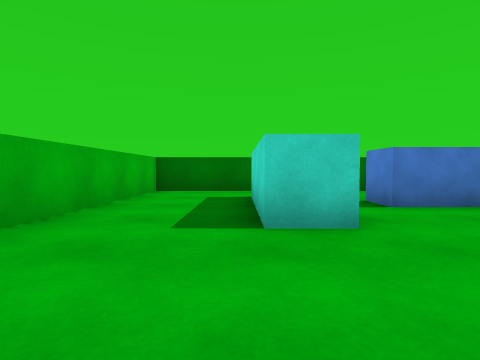
View 1 (above)

15 first-person views from a walk through a Unity game level. The camera is 0.62 m above the floor, tilts 2° down and sees 80° across. The floor is counted in squares, 1 m on a side. Each view is taken from the middle of a square. On the plan, view 1 faces up. The plan holds only what a view shows up to about 9 squares ahead; the rest is blank. The player character is not drawn.

View 2
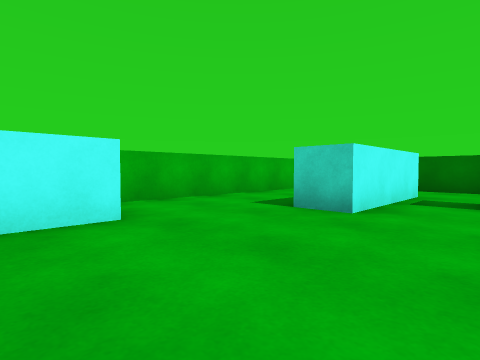

View 3
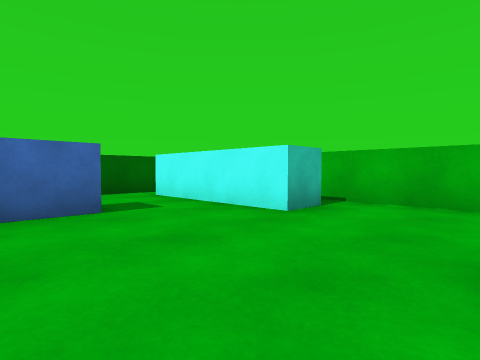

View 4
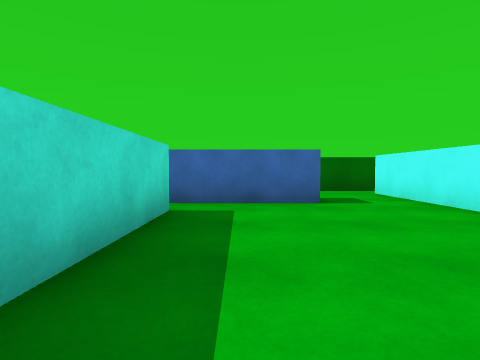

View 5
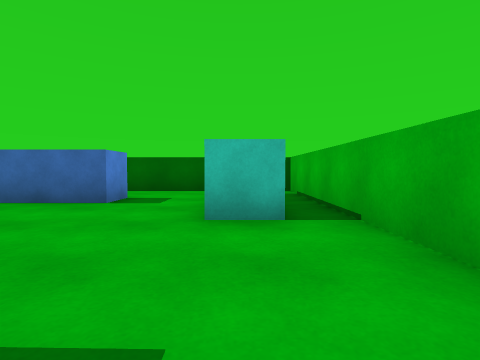

View 6
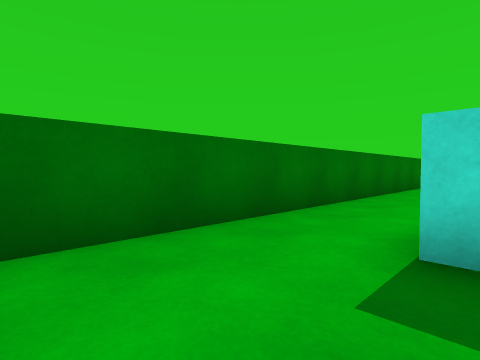

View 7
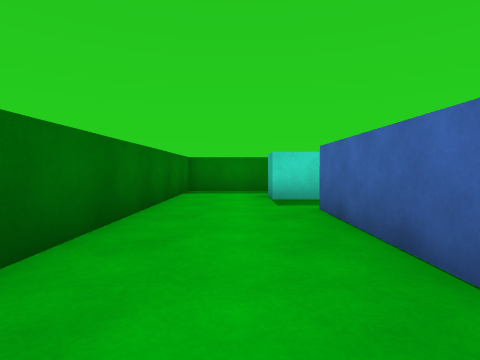

View 8
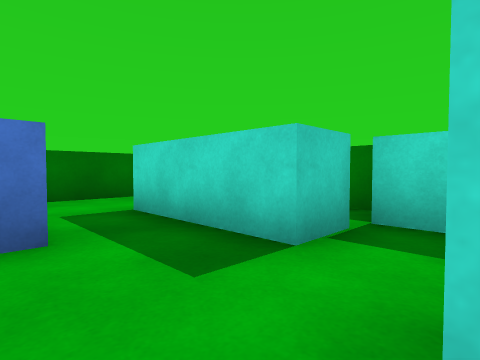

View 9
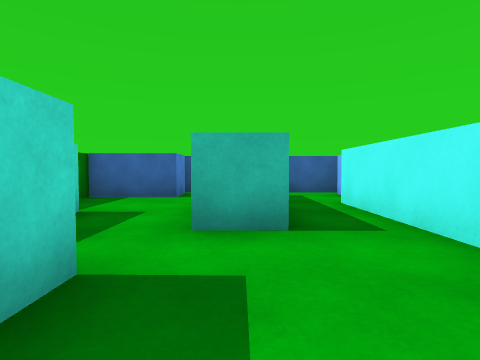

View 10
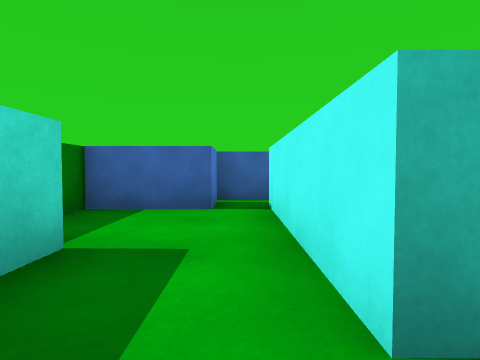

View 11
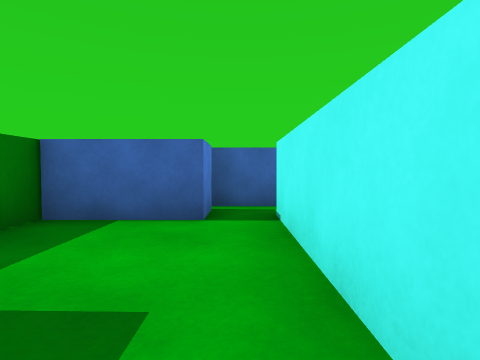

View 12
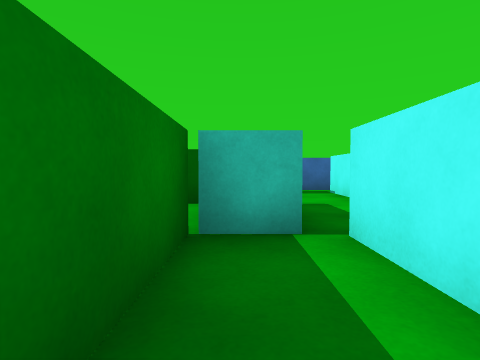

View 13
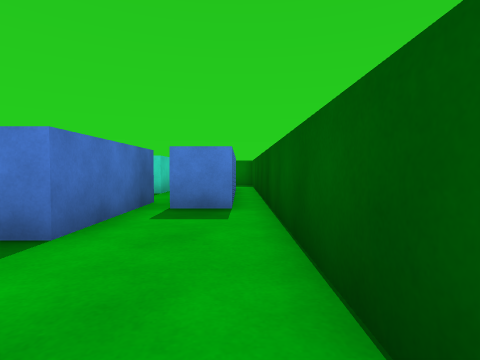

View 14
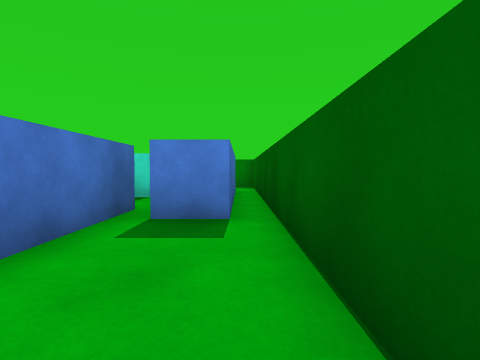

View 15
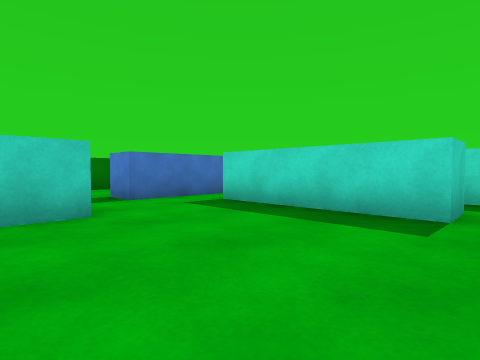

### Floor plan
Points are (right, up) in squares from view 1. A wall is a line through its corners. A room is listed if a view was taken in it or the views show most of it. See-through windows are left out.
Room 1 (views 1, 2, 3, 4, 5, 6, 15)
walls: (1.3, 4.4) (1.3, 3) (0.3, 3) (0.3, 6.6); (-1.6, 0.5) (-0.6, 0.5) (-0.6, -1.4); (3.5, 4.7) (2.5, 4.7); (1.5, -1.3) (3.4, -1.3); (4.1, -0.4) (4.1, 3.6); (0.5, 8.5) (-2.5, 8.5) (-2.5, -4.5) (-1.5, -4.5)
ways out: opening at (1, 7.5) to room 2; opening at (2, 5) to room 2; opening at (4.5, 4) to room 3; opening at (-1, -4) to room 5; opening at (0.5, -2) to room 5; opening at (4, -1) to room 6
Room 2 (view 7)
walls: (3.4, 5.7) (6.6, 5.7); (1.3, 6.6) (1.3, 4.4); (2.5, 4.7) (2.5, 5.8); (7.5, 8.5) (0.5, 8.5)
ways out: opening at (1, 7.5) to room 1; opening at (2, 5) to room 1; opening at (7, 5) to room 3; opening at (8.5, 7.5) to room 4
Room 3 (views 8, 9)
walls: (5.1, 2.8) (5.1, -0.4); (6.5, 2.1) (7.5, 2.1); (6.6, 4.7) (3.5, 4.7); (8, 3.3) (8, 6.3)
ways out: opening at (4.5, 4) to room 1; opening at (7, 5) to room 2; opening at (8, 3) to room 4; opening at (6, 0) to room 6
Room 4 (views 10, 11, 12)
walls: (10.5, 3.2) (10.5, 8.5) (7.5, 8.5); (7.5, 2.1) (7.5, -1.9); (9, 4.9) (9, 3.3) (8, 3.3); (8, 6.3) (9, 6.3); (10.5, -1.6) (10.5, -0.9); (7, -2.9) (8.6, -2.9)
ways out: opening at (8.5, 7.5) to room 2; opening at (8, 3) to room 3; gap at (7, -2) to room 6
objects: blue block (9, -2) to (10, -2); cyan block (10, 1) to (10, 3)
Room 5 (views 13, 14)
walls: (-0.6, -1.4) (-0.6, -3.6); (3.6, -3.9) (3.6, -2.8); (-1.5, -4.5) (5.5, -4.5); (4.5, -2.3) (1.5, -2.3) (1.5, -1.3)
ways out: opening at (-1, -4) to room 1; opening at (0.5, -2) to room 1
Room 6 (no view inside)
walls: (5.1, -0.4) (4.1, -0.4); (3.4, -1.3) (4.4, -1.3); (6.5, -1.9) (6.5, -0.1); (4.2, -2.9) (7, -2.9)
ways out: opening at (4, -1) to room 1; opening at (6, 0) to room 3; gap at (7, -2) to room 4

Where each view was taken, in squares from view 1:
view 1: 0 up, 0 right, facing up
view 2: 1 down, 3 right, facing up-left
view 3: 3 up, 3 right, facing down-left
view 4: 4 up, 3 right, facing down
view 5: 4 up, 1 left, facing down
view 6: 6 up, 2 left, facing up-right
view 7: 7 up, 2 right, facing right
view 8: 2 up, 6 right, facing up-right
view 9: 5 up, 7 right, facing down
view 10: 3 up, 8 right, facing down
view 11: 2 up, 8 right, facing down
view 12: 6 up, 10 right, facing down
view 13: 4 down, 1 left, facing right
view 14: 4 down, 0 right, facing right
view 15: 1 down, 0 right, facing up-right
